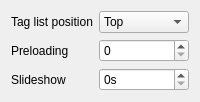
      <widget class="QWidget" name="pageImageWindow">
       <layout class="QFormLayout" name="formLayout_22">
        <item row="0" column="0">
         <widget class="QLabel" name="labelTagsPosition">
          <property name="text">
           <string>Tag list position</string>
          </property>
         </widget>
        </item>
        <item row="0" column="1">
         <widget class="QComboBox" name="comboTagsPosition">
          <item>
           <property name="text">
            <string>Top</string>
           </property>
          </item>
          <item>
           <property name="text">
            <string>Left</string>
           </property>
          </item>
          <item>
           <property name="text">
            <string>Auto</string>
           </property>
          </item>
         </widget>
        </item>
        <item row="1" column="0">
         <widget class="QLabel" name="labelPreload">
          <property name="text">
           <string>Preloading</string>
          </property>
         </widget>
        </item>
        <item row="1" column="1">
         <widget class="QSpinBox" name="spinPreload"/>
        </item>
        <item row="2" column="0">
         <widget class="QLabel" name="labelSlideshow">
          <property name="text">
           <string>Slideshow</string>
          </property>
         </widget>
        </item>
        <item row="2" column="1">
         <widget class="QSpinBox" name="spinSlideshow">
          <property name="suffix">
           <string>s</string>
          </property>
          <property name="maximum">
           <number>86400</number>
          </property>
         </widget>
        </item>
       </layout>
      </widget>
